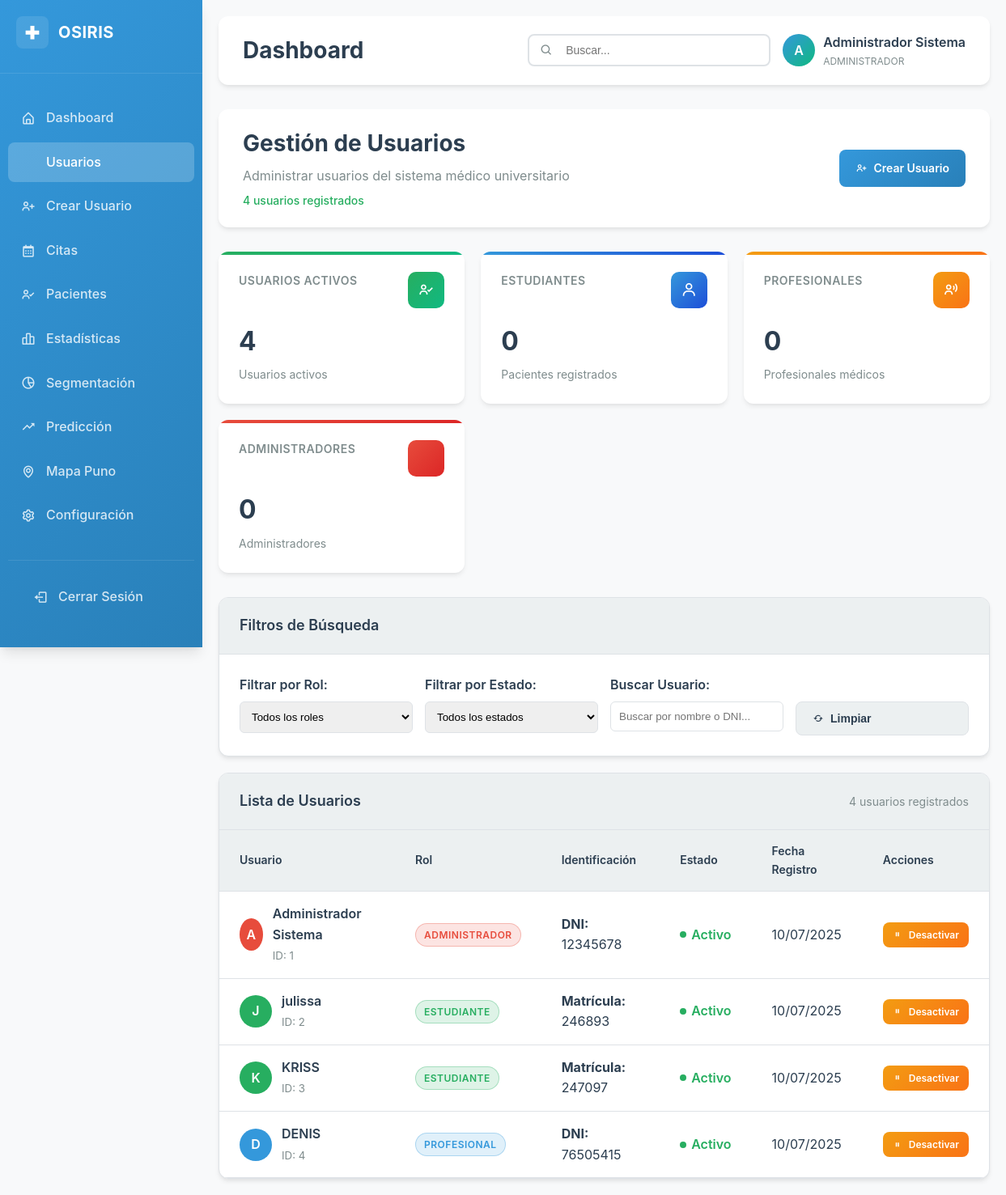
/reportes/usuarios (signed in), run on the app's committed database.
### modelos.py (models this page shows, shortened)
class Usuario(UserMixin, db.Model):
    __tablename__ = 'usuarios'
    id = Column(Integer, primary_key=True)
    nombre = Column(String(100), nullable=False)
    dni = Column(String(20), unique=True, nullable=True)
    codigo_matricula = Column(String(6), unique=True, nullable=True)
    rol = Column(SQLEnum(RolUsuario), nullable=False)
    password_hash = Column(String(256), nullable=False)
    fecha_creacion = Column(DateTime, default=datetime.utcnow)
    activo = Column(db.Boolean, default=True)
    paciente = relationship("Paciente", back_populates="usuario", uselist=False)
    citas_profesional = relationship("Cita", foreign_keys="Cita.profesional_id", back_populates="profesional")
    def es_administrador(self):
        return self.rol == RolUsuario.ADMINISTRADOR

### rutas.py (the view)
    @reportes_bp.route('/usuarios')
    @requiere_administrador
    def gestion_usuarios():
        usuarios = Usuario.query.all()
        return render_template('reportes/usuarios.html', usuarios=usuarios)

### decoradores.py (called while the page is built)
def requiere_administrador(f):
    @wraps(f)  # Preservar metadatos de la función original
    def decorated_function(*args, **kwargs):
        if not current_user.is_authenticated:
            flash('Debe iniciar sesión para acceder a esta página.', 'warning')
            return redirect(url_for('auth.login'))
        if not current_user.es_administrador():
            flash('Solo los administradores pueden acceder a esta página.', 'danger')
            abort(403)  # Error HTTP 403 Forbidden
        return f(*args, **kwargs)
    return decorated_function  # Retornar la función decorada

### templates/reportes/usuarios.html (shortened to what this page needs)
{% extends "admin_base.html" %}
{% block content %}
<div class="admin-header">
    <div>
        <h1 class="admin-header-title">Gestión de Usuarios</h1>
        <p class="admin-header-subtitle">Administrar usuarios del sistema médico universitario</p>
        <small class="admin-status">{{ usuarios|length }} usuarios registrados</small>
    </div>
    <div class="admin-header-actions">
        <a href="{{ url_for('reportes.crear_usuario_directo') }}" class="admin-btn admin-btn-primary">
            <i class='bx bx-user-plus'></i>
            Crear Usuario
        </a>
    </div>
</div>
<div class="admin-stats-grid">
    <div class="admin-stat-card success">
        <div class="admin-stat-header">
            <div class="admin-stat-title">Usuarios Activos</div>
            <div class="admin-stat-icon">
                <i class='bx bx-user-check'></i>
            </div>
        </div>
        <div class="admin-stat-value">{{ usuarios|selectattr('activo')|list|length }}</div>
        <div class="admin-stat-label">Usuarios activos</div>
    </div>
    <div class="admin-stat-card info">
        <div class="admin-stat-header">
            <div class="admin-stat-title">Estudiantes</div>
            <div class="admin-stat-icon">
                <i class='bx bx-user'></i>
            </div>
        </div>
        <div class="admin-stat-value">{{ usuarios|selectattr('rol', 'equalto', 'PACIENTE')|list|length }}</div>
        <div class="admin-stat-label">Pacientes registrados</div>
    </div>
    <div class="admin-stat-card warning">
        <div class="admin-stat-header">
            <div class="admin-stat-title">Profesionales</div>
            <div class="admin-stat-icon">
                <i class='bx bx-user-voice'></i>
            </div>
        </div>
        <div class="admin-stat-value">{{ usuarios|selectattr('rol', 'equalto', 'PROFESIONAL')|list|length }}</div>
        <div class="admin-stat-label">Profesionales médicos</div>
    </div>
    <div class="admin-stat-card danger">
        <div class="admin-stat-header">
            <div class="admin-stat-title">Administradores</div>
            <div class="admin-stat-icon">
            </div>
        </div>
        <div class="admin-stat-value">{{ usuarios|selectattr('rol', 'equalto', 'ADMINISTRADOR')|list|length }}</div>
        <div class="admin-stat-label">Administradores</div>
    </div>
</div>
<div class="admin-table-container" style="margin-bottom: 20px;">
    <div class="admin-table-header">
        <div class="admin-table-title">Filtros de Búsqueda</div>
    </div>
    <div style="padding: 25px;">
        <div style="display: grid; grid-template-columns: repeat(auto-fit, minmax(200px, 1fr)); gap: 15px;">
            <div>
                <label style="display: block; margin-bottom: 8px; font-weight: 600; color: var(--admin-text-primary);">Filtrar por Rol:</label>
                <select id="filtroRol" style="width: 100%; padding: 10px; border: 1px solid var(--admin-border); border-radius: 6px;">
                    <option value="">Todos los roles</option>
                </select>
            </div>
            <div>
                <label style="display: block; margin-bottom: 8px; font-weight: 600; color: var(--admin-text-primary);">Filtrar por Estado:</label>
                <select id="filtroEstado" style="width: 100%; padding: 10px; border: 1px solid var(--admin-border); border-radius: 6px;">
                    <option value="">Todos los estados</option>
                </select>
            </div>
            <div>
                <label style="display: block; margin-bottom: 8px; font-weight: 600; color: var(--admin-text-primary);">Buscar Usuario:</label>
                <input type="text" id="buscarUsuario" style="width: 100%; padding: 10px; border: 1px solid var(--admin-border); border-radius: 6px;" placeholder="Buscar por nombre o DNI...">
            </div>
            <div>
                <label style="display: block; margin-bottom: 8px; font-weight: 600; color: transparent;">Acciones:</label>
                <button type="button" class="admin-btn admin-btn-secondary" onclick="limpiarFiltros()" style="width: 100%;">
                    <i class='bx bx-refresh'></i> Limpiar
                </button>
            </div>
        </div>
    </div>
</div>
<div class="admin-table-container">
    <div class="admin-table-header">
        <div class="admin-table-title">Lista de Usuarios</div>
        <div style="color: var(--admin-text-secondary); font-size: 14px;">
            {{ usuarios|length }} usuarios registrados
        </div>
    </div>
    <div style="overflow-x: auto;">
        <table class="admin-table" id="tablaUsuarios">
            <thead>
                <tr>
                    <th>Usuario</th>
                    <th>Rol</th>
                    <th>Identificación</th>
                    <th>Estado</th>
                    <th>Fecha Registro</th>
                    <th>Acciones</th>
                </tr>
            </thead>
            <tbody>
                {% for usuario in usuarios %}
                <tr class="usuario-row"
                    data-rol="{{ usuario.rol }}"
                    data-estado="{{ 'activo' if usuario.activo else 'inactivo' }}"
                    data-busqueda="{{ usuario.nombre.lower() }} {{ usuario.dni or '' }} {{ usuario.codigo_matricula or '' }}">
                    <td>
                        <div style="display: flex; align-items: center; gap: 12px;">
                            <div style="width: 40px; height: 40px; border-radius: 50%; display: flex; align-items: center; justify-content: center; font-weight: 600; color: white; background: {% if usuario.rol.name == 'ADMINISTRADOR' %}var(--admin-danger){% elif usuario.rol.name == 'PROFESIONAL' %}var(--admin-primary){% else %}var(--admin-success){% endif %};">
                                {{ usuario.nombre[0].upper() }}
                            </div>
                            <div>
                                <div style="font-weight: 600; color: var(--admin-text-primary);">{{ usuario.nombre }}</div>
                                <small style="color: var(--admin-text-secondary);">ID: {{ usuario.id }}</small>
                            </div>
                        </div>
                    </td>
                    <td>
                        <span class="admin-badge admin-badge-{% if usuario.rol.name == 'ADMINISTRADOR' %}danger{% elif usuario.rol.name == 'PROFESIONAL' %}info{% else %}success{% endif %}">
                            {% if usuario.rol.name == 'PACIENTE' %}Estudiante
                            {% elif usuario.rol.name == 'PROFESIONAL' %}Profesional
                            {% else %}Administrador{% endif %}
                        </span>
                    </td>
                    <td>
                        {% if usuario.dni %}
                            <strong>DNI:</strong> {{ usuario.dni }}
                        {% elif usuario.codigo_matricula %}
                            <strong>Matrícula:</strong> {{ usuario.codigo_matricula }}
                        {% else %}
                            <span style="color: var(--admin-text-secondary);">No disponible</span>
                        {% endif %}
                    </td>
                    <td>
                        <div style="display: flex; align-items: center; gap: 6px;">
                            <div style="width: 8px; height: 8px; border-radius: 50%; background: {% if usuario.activo %}var(--admin-success){% else %}var(--admin-danger){% endif %};"></div>
                            <span style="color: {% if usuario.activo %}var(--admin-success){% else %}var(--admin-danger){% endif %}; font-weight: 600;">
                                {{ 'Activo' if usuario.activo else 'Inactivo' }}
                            </span>
                        </div>
                    </td>
                    <td>
                        {{ usuario.fecha_creacion.strftime('%d/%m/%Y') if usuario.fecha_creacion else 'N/A' }}
                    </td>
                    <td>
                        <a href="{{ url_for('reportes.toggle_usuario_activo', usuario_id=usuario.id) }}"
                           class="admin-btn admin-btn-{% if usuario.activo %}warning{% else %}success{% endif %}"
                           onclick="return confirm('¿Está seguro de {{ 'desactivar' if usuario.activo else 'activar' }} este usuario?')"
                           style="padding: 6px 12px; font-size: 12px;">
                            <i class='bx bx-{{ 'pause' if usuario.activo else 'play' }}'></i>
                            {{ 'Desactivar' if usuario.activo else 'Activar' }}
                        </a>
                    </td>
                </tr>
                {% endfor %}
            </tbody>
        </table>
    </div>
</div>
{% endblock %}

### templates/admin_base.html (shortened to what this page needs)
<!DOCTYPE html>
<html lang="es">
<head>
    <link href='https://unpkg.com/boxicons@2.1.4/css/boxicons.min.css' rel='stylesheet'>
    <link rel="stylesheet" href="{{ url_for('static', filename='css/admin-dashboard.css') }}">
</head>
<body>
    <div class="admin-container">
        <aside class="admin-sidebar" id="adminSidebar">
            <div class="admin-logo">
                <div class="admin-logo-icon">
                    <i class='bx bx-plus-medical'></i>
                </div>
                <div class="admin-logo-text">OSIRIS</div>
            </div>
            <nav class="admin-nav">
                <ul>
                    <li class="admin-nav-item">
                        <a href="{{ url_for('reportes.dashboard_admin') }}" class="admin-nav-link {% if request.endpoint == 'reportes.dashboard_admin' %}active{% endif %}">
                            <i class='bx bx-home-alt admin-nav-icon'></i>
                            Dashboard
                        </a>
                    </li>
                    <li class="admin-nav-item">
                        <a href="{{ url_for('reportes.gestion_usuarios') }}" class="admin-nav-link {% if request.endpoint == 'reportes.gestion_usuarios' %}active{% endif %}">
                            Usuarios
                        </a>
                    </li>
                    <li class="admin-nav-item">
                        <a href="{{ url_for('reportes.crear_usuario_directo') }}" class="admin-nav-link {% if request.endpoint == 'reportes.crear_usuario_directo' %}active{% endif %}">
                            <i class='bx bx-user-plus admin-nav-icon'></i>
                            Crear Usuario
                        </a>
                    </li>
                    <li class="admin-nav-item">
                        <a href="{{ url_for('citas.lista') }}" class="admin-nav-link {% if request.endpoint == 'citas.lista' %}active{% endif %}">
                            <i class='bx bx-calendar admin-nav-icon'></i>
                            Citas
                        </a>
                    </li>
                    <li class="admin-nav-item">
                        <a href="{{ url_for('pacientes.lista') }}" class="admin-nav-link {% if request.endpoint == 'pacientes.lista' %}active{% endif %}">
                            <i class='bx bx-user-check admin-nav-icon'></i>
                            Pacientes
                        </a>
                    </li>
                    <li class="admin-nav-item">
                        <a href="{{ url_for('reportes.estadisticas_detalladas') }}" class="admin-nav-link {% if request.endpoint == 'reportes.estadisticas_detalladas' %}active{% endif %}">
                            <i class='bx bx-bar-chart-alt-2 admin-nav-icon'></i>
                            Estadísticas
                        </a>
                    </li>
                    <li class="admin-nav-item">
                        <a href="{{ url_for('reportes.analisis_segmentacion') }}" class="admin-nav-link {% if request.endpoint == 'reportes.analisis_segmentacion' %}active{% endif %}">
                            <i class='bx bx-pie-chart-alt-2 admin-nav-icon'></i>
                            Segmentación
                        </a>
                    </li>
                    <li class="admin-nav-item">
                        <a href="{{ url_for('reportes.analisis_prediccion') }}" class="admin-nav-link {% if request.endpoint == 'reportes.analisis_prediccion' %}active{% endif %}">
                            <i class='bx bx-trending-up admin-nav-icon'></i>
                            Predicción
                        </a>
                    </li>
                    <li class="admin-nav-item">
                        <a href="{{ url_for('reportes.mapa_procedencia') }}" class="admin-nav-link {% if request.endpoint == 'reportes.mapa_procedencia' %}active{% endif %}">
                            <i class='bx bx-map admin-nav-icon'></i>
                            Mapa Puno
                        </a>
                    </li>
                    <li class="admin-nav-item">
                        <a href="{{ url_for('reportes.configuracion_sistema') }}" class="admin-nav-link {% if request.endpoint == 'reportes.configuracion_sistema' %}active{% endif %}">
                            <i class='bx bx-cog admin-nav-icon'></i>
                            Configuración
                        </a>
                    </li>
                </ul>
                <div style="margin-top: 30px; padding: 0 15px; border-top: 1px solid rgba(255,255,255,0.1); padding-top: 20px;">
                    <a href="{{ url_for('auth.logout') }}" class="admin-nav-link">
                        <i class='bx bx-log-out admin-nav-icon'></i>
                        Cerrar Sesión
                    </a>
                </div>
            </nav>
        </aside>
        <main class="admin-main">
            <header class="admin-header">
                <h1 class="admin-header-title">{% block page_title %}Dashboard{% endblock %}</h1>
                <div class="admin-header-actions">
                    <div class="admin-search">
                        <i class='bx bx-search admin-search-icon'></i>
                        <input type="text" class="admin-search-input" placeholder="Buscar...">
                    </div>
                    <div class="admin-user-info">
                        <div class="admin-user-avatar">
                            {{ current_user.nombre[0].upper() if current_user.nombre else 'A' }}
                        </div>
                        <div>
                            <div style="font-weight: 600; color: var(--admin-text-primary);">
                                {{ current_user.nombre or 'Administrador' }}
                            </div>
                            <div style="font-size: 12px; color: var(--admin-text-secondary);">
                                {{ current_user.rol.value if current_user.rol else 'ADMINISTRADOR' }}
                            </div>
                        </div>
                    </div>
                </div>
            </header>
            {% block content %}{% endblock %}
        </main>
    </div>
</body>
</html>

### data on the page
Usuario: nombre "A", nombre "Administrador Sistema", rol "ADMINISTRADOR", id "1", dni "12345678", activo "Activo", fecha_creacion "10/07/2025", activo "Desactivar"
Usuario: nombre "J", nombre "julissa", id "2", rol "ESTUDIANTE", codigo_matricula "246893", activo "Activo", fecha_creacion "10/07/2025", activo "Desactivar"
Usuario: nombre "K", nombre "KRISS", id "3", rol "ESTUDIANTE", codigo_matricula "247097", activo "Activo", fecha_creacion "10/07/2025", activo "Desactivar"
Usuario: nombre "D", nombre "DENIS", id "4", rol "PROFESIONAL", dni "76505415", activo "Activo", fecha_creacion "10/07/2025", activo "Desactivar"

### other printed values
{{ usuarios|length }} "4"
{{ usuarios|selectattr('activo')|list|length }} "4"
{{ usuarios|selectattr('rol', 'equalto', 'PACIENTE')|list|length }} "0"
{{ usuarios|selectattr('rol', 'equalto', 'PROFESIONAL')|list|length }} "0"
{{ usuarios|selectattr('rol', 'equalto', 'ADMINISTRADOR')|list|length }} "0"
